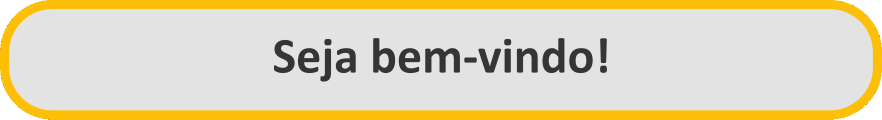
#> input picture data/images/wait.png, 1764 x 239 px, found by its file name (shown at 1/2 size)
$ python interface.py
#> lines starting #> are read from the running program, lines starting #| are printed output that depends on the picture
### utils/imgutil.py
import cv2
import numpy as np

def resizeMaintainAspectRatio(img, ratio=1, width=False, height=False):
    #resize a img maintaining the aspect ratio
    #select one of the values to fill (ratio, width, height)
    #ratio: float value of the desired ratio
    #width: int value of the desired width, set false to ignore
    #height: int value of the desired heigh, set false to ignore
    if width:
        ratio = (width/img.shape[1])
        height = int(img.shape[0] * ratio)
    elif height:
        ratio = (height/img.shape[0])
        width = int(img.shape[1] * ratio)
    else:
        width = int(img.shape[1] * ratio)
        height = int(img.shape[0] * ratio)

    output = cv2.resize(img, (width, height))
    return output

# [16 lines left out: function resizeBlackThumbnail, not called in this run]

def createColorCanvas(width, height, rgb_color=(0, 0, 0)):
    """Create new image(numpy array) filled with certain color in RGB"""
    # Create black blank image
    image = np.zeros((height, width, 3), np.uint8)

    # Since OpenCV uses BGR, convert the color first
    color = tuple(reversed(rgb_color))
    # Fill image with color
    image[:] = color

    return image

'''
# Create new blank 300x300 red image
width, height = 300, 300

red = (255, 0, 0)
image = create_blank(width, height, rgb_color=red)
cv2.imwrite('red.jpg', image)
'''


# [21 lines left out: functions verticalConcat, horizontalConcat, not called in this run]

### utils/interface.py
import cv2
import numpy as np
from utils import imgutil

class Interface():
    """docstring for Interface"""
    def __init__(self, path='data/images/'):
#> called with path = './data/images/'
        self.waitMessage = cv2.imread(path+'wait.png', cv2.IMREAD_UNCHANGED)
#> self.waitMessage is the input picture: shape (239, 1764, 4); mean B, G, R, A 184.4, 214.4, 224.7, 247.9
        self.waitMessage = imgutil.resizeMaintainAspectRatio(self.waitMessage, height=60)
#> in resizeMaintainAspectRatio, `output = cv2.resize(img, (width, height))`:
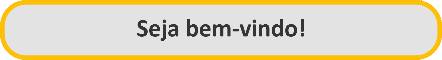
#> output: shape (60, 442, 4); mean B, G, R, A 183.6, 214.3, 224.8, 249.2
        self.stopMessage = cv2.imread(path+'stop.png', cv2.IMREAD_UNCHANGED)
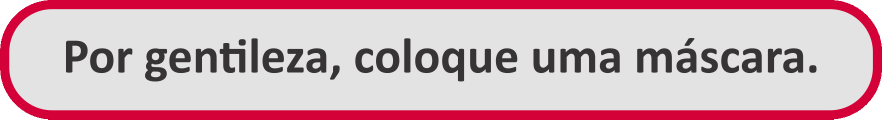
#> input picture data/images/stop.png, 1764 x 239 px, found by its file name (shown at 1/2 size)
#> self.stopMessage is the input picture: shape (239, 1764, 4); mean B, G, R, A 184.2, 175.1, 209.8, 247.9
        self.stopMessage = imgutil.resizeMaintainAspectRatio(self.stopMessage, height=60)
#> call 2 of resizeMaintainAspectRatio, with ratio = 1, width = False, height = 60
#> in resizeMaintainAspectRatio (call 2), `output = cv2.resize(img, (width, height))`:
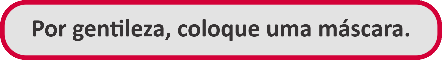
#> output: shape (60, 442, 4); mean B, G, R, A 183.5, 174.2, 209.7, 249.2
        self.passMessage = cv2.imread(path+'pass.png', cv2.IMREAD_UNCHANGED)
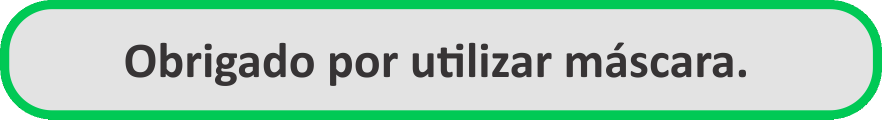
#> input picture data/images/pass.png, 1764 x 239 px, found by its file name (shown at 1/2 size)
#> self.passMessage is the input picture: shape (239, 1764, 4); mean B, G, R, A 191.1, 210, 177.3, 247.9
        self.passMessage = imgutil.resizeMaintainAspectRatio(self.passMessage, height=60)
#> call 3 of resizeMaintainAspectRatio, with ratio = 1, width = False, height = 60
#> in resizeMaintainAspectRatio (call 3), `output = cv2.resize(img, (width, height))`:
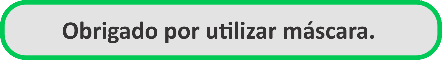
#> output: shape (60, 442, 4); mean B, G, R, A 190.5, 210, 176.5, 249.2
        self.passMessage = cv2.imread(path+'temp.png', cv2.IMREAD_UNCHANGED)
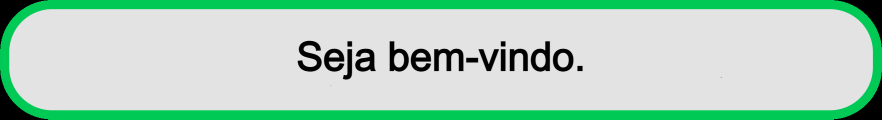
#> input picture data/images/temp.png, 1764 x 239 px, found by its file name (shown at 1/2 size)
#> self.passMessage is the input picture: shape (239, 1764, 4); mean B, G, R, A 191.7, 210.7, 177.8, 247.9
        self.passMessage = imgutil.resizeMaintainAspectRatio(self.passMessage, height=60)
#> call 4 of resizeMaintainAspectRatio, with ratio = 1, width = False, height = 60
#> in resizeMaintainAspectRatio (call 4), `output = cv2.resize(img, (width, height))`:
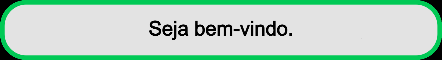
#> output: shape (60, 442, 4); mean B, G, R, A 191.2, 210.7, 176.9, 249.2

        self.logo = cv2.imread(path+'logo.png', cv2.IMREAD_UNCHANGED)
        self.logo = imgutil.resizeMaintainAspectRatio(self.logo, height=80)
        self.logo2 = cv2.imread(path+'logo2.png', cv2.IMREAD_UNCHANGED)
        self.logo2 = imgutil.resizeMaintainAspectRatio(self.logo2, height=80)


    # [59 lines left out: functions insertMessage, insertLogo, insertLogo2, insertText, not called in this run]


if __name__ == '__main__':

    image = imgutil.createColorCanvas(640,480,(0,0,0))

    CANVAS_WIDTH = 100
    CANVAS_HEIGHT = 10
    image = cv2.copyMakeBorder(image,CANVAS_HEIGHT,CANVAS_HEIGHT,CANVAS_WIDTH,CANVAS_WIDTH,
        cv2.BORDER_CONSTANT,value=(85,201,0))

#> (the run stopped early here; a loop or call above may not have finished)
